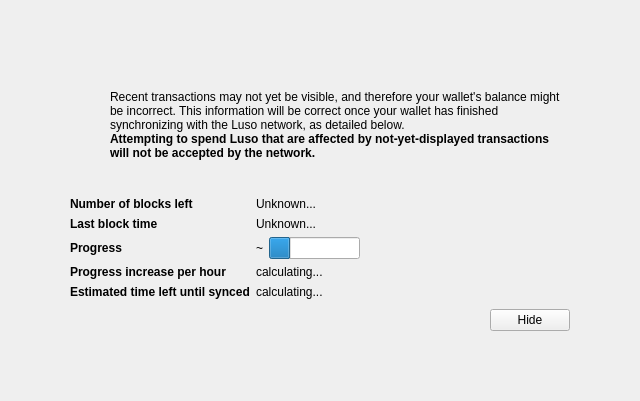
<?xml version="1.0" encoding="UTF-8"?>
<ui version="4.0">
 <class>ModalOverlay</class>
 <widget class="ModalOverlay" name="ModalOverlay">
  <property name="geometry">
   <rect>
    <x>0</x>
    <y>0</y>
    <width>640</width>
    <height>401</height>
   </rect>
  </property>
  <property name="windowTitle">
   <string>Form</string>
  </property>
  <layout class="QVBoxLayout" name="verticalLayout" stretch="0">
   <property name="sizeConstraint">
    <enum>QLayout::SetDefaultConstraint</enum>
   </property>
   <property name="leftMargin">
    <number>0</number>
   </property>
   <property name="topMargin">
    <number>0</number>
   </property>
   <property name="rightMargin">
    <number>0</number>
   </property>
   <property name="bottomMargin">
    <number>0</number>
   </property>
   <item>
    <widget class="QWidget" name="bgWidget" native="true">
     <property name="styleSheet">
      <string notr="true"/>
     </property>
     <layout class="QVBoxLayout" name="verticalLayoutMain" stretch="0">
      <property name="leftMargin">
       <number>60</number>
      </property>
      <property name="topMargin">
       <number>60</number>
      </property>
      <property name="rightMargin">
       <number>60</number>
      </property>
      <property name="bottomMargin">
       <number>60</number>
      </property>
      <item>
       <widget class="QWidget" name="contentWidget" native="true">
        <property name="styleSheet">
         <string notr="true"/>
        </property>
        <layout class="QVBoxLayout" name="verticalLayoutSub" stretch="1,0,0,0,0">
         <property name="spacing">
          <number>0</number>
         </property>
         <property name="leftMargin">
          <number>10</number>
         </property>
         <property name="topMargin">
          <number>10</number>
         </property>
         <property name="rightMargin">
          <number>10</number>
         </property>
         <property name="bottomMargin">
          <number>10</number>
         </property>
         <item>
          <layout class="QHBoxLayout" name="horizontalLayoutIconText" stretch="0,1">
           <property name="topMargin">
            <number>20</number>
           </property>
           <item>
            <layout class="QVBoxLayout" name="verticalLayoutIcon">
             <property name="leftMargin">
              <number>0</number>
             </property>
             <item>
              <widget class="QPushButton" name="warningIcon">
               <property name="enabled">
                <bool>false</bool>
               </property>
               <property name="text">
                <string/>
               </property>
               <property name="icon">
                <iconset>
                 <normaloff>:/icons/warning</normaloff>
                 <disabledoff>:/icons/warning</disabledoff>:/icons/warning</iconset>
               </property>
               <property name="iconSize">
                <size>
                 <width>48</width>
                 <height>48</height>
                </size>
               </property>
               <property name="flat">
                <bool>true</bool>
               </property>
              </widget>
             </item>
             <item>
              <spacer name="verticalSpacerWarningIcon">
               <property name="orientation">
                <enum>Qt::Vertical</enum>
               </property>
               <property name="sizeHint" stdset="0">
                <size>
                 <width>20</width>
                 <height>40</height>
                </size>
               </property>
              </spacer>
             </item>
            </layout>
           </item>
           <item>
            <layout class="QVBoxLayout" name="verticalLayoutInfoText">
             <property name="leftMargin">
              <number>0</number>
             </property>
             <property name="topMargin">
              <number>0</number>
             </property>
             <item>
              <widget class="QLabel" name="infoText">
               <property name="text">
                <string>Recent transactions may not yet be visible, and therefore your wallet's balance might be incorrect. This information will be correct once your wallet has finished synchronizing with the Luso network, as detailed below.</string>
               </property>
               <property name="textFormat">
                <enum>Qt::RichText</enum>
               </property>
               <property name="wordWrap">
                <bool>true</bool>
               </property>
              </widget>
             </item>
             <item>
              <widget class="QLabel" name="infoTextStrong">
               <property name="font">
                <font>
                 <weight>75</weight>
                 <bold>true</bold>
                </font>
               </property>
               <property name="text">
                <string>Attempting to spend Luso that are affected by not-yet-displayed transactions will not be accepted by the network.</string>
               </property>
               <property name="textFormat">
                <enum>Qt::RichText</enum>
               </property>
               <property name="wordWrap">
                <bool>true</bool>
               </property>
              </widget>
             </item>
             <item>
              <spacer name="verticalSpacerInTextSpace">
               <property name="orientation">
                <enum>Qt::Vertical</enum>
               </property>
               <property name="sizeHint" stdset="0">
                <size>
                 <width>20</width>
                 <height>40</height>
                </size>
               </property>
              </spacer>
             </item>
            </layout>
           </item>
          </layout>
         </item>
         <item>
          <spacer name="verticalSpacerAfterText">
           <property name="orientation">
            <enum>Qt::Vertical</enum>
           </property>
           <property name="sizeHint" stdset="0">
            <size>
             <width>20</width>
             <height>40</height>
            </size>
           </property>
          </spacer>
         </item>
         <item>
          <layout class="QFormLayout" name="formLayout">
           <property name="fieldGrowthPolicy">
            <enum>QFormLayout::FieldsStayAtSizeHint</enum>
           </property>
           <property name="horizontalSpacing">
            <number>6</number>
           </property>
           <property name="verticalSpacing">
            <number>6</number>
           </property>
           <property name="topMargin">
            <number>10</number>
           </property>
           <item row="0" column="0">
            <widget class="QLabel" name="labelNumberOfBlocksLeft">
             <property name="font">
              <font>
               <weight>75</weight>
               <bold>true</bold>
              </font>
             </property>
             <property name="text">
              <string>Number of blocks left</string>
             </property>
            </widget>
           </item>
           <item row="0" column="1">
            <widget class="QLabel" name="numberOfBlocksLeft">
             <property name="text">
              <string>Unknown...</string>
             </property>
            </widget>
           </item>
           <item row="1" column="0">
            <widget class="QLabel" name="labelLastBlockTime">
             <property name="font">
              <font>
               <weight>75</weight>
               <bold>true</bold>
              </font>
             </property>
             <property name="text">
              <string>Last block time</string>
             </property>
            </widget>
           </item>
           <item row="1" column="1">
            <widget class="QLabel" name="newestBlockDate">
             <property name="sizePolicy">
              <sizepolicy hsizetype="Maximum" vsizetype="Preferred">
               <horstretch>0</horstretch>
               <verstretch>0</verstretch>
              </sizepolicy>
             </property>
             <property name="text">
              <string>Unknown...</string>
             </property>
            </widget>
           </item>
           <item row="2" column="0">
            <widget class="QLabel" name="labelSyncDone">
             <property name="font">
              <font>
               <weight>75</weight>
               <bold>true</bold>
              </font>
             </property>
             <property name="text">
              <string>Progress</string>
             </property>
            </widget>
           </item>
           <item row="2" column="1">
            <layout class="QHBoxLayout" name="horizontalLayoutSync" stretch="0,1">
             <item>
              <widget class="QLabel" name="percentageProgress">
               <property name="text">
                <string>~</string>
               </property>
              </widget>
             </item>
             <item>
              <widget class="QProgressBar" name="progressBar">
               <property name="value">
                <number>24</number>
               </property>
               <property name="format">
                <string/>
               </property>
              </widget>
             </item>
            </layout>
           </item>
           <item row="4" column="0">
            <widget class="QLabel" name="labelProgressIncrease">
             <property name="font">
              <font>
               <weight>75</weight>
               <bold>true</bold>
              </font>
             </property>
             <property name="text">
              <string>Progress increase per hour</string>
             </property>
            </widget>
           </item>
           <item row="4" column="1">
            <widget class="QLabel" name="progressIncreasePerH">
             <property name="text">
              <string>calculating...</string>
             </property>
            </widget>
           </item>
           <item row="5" column="0">
            <widget class="QLabel" name="labelEstimatedTimeLeft">
             <property name="font">
              <font>
               <weight>75</weight>
               <bold>true</bold>
              </font>
             </property>
             <property name="text">
              <string>Estimated time left until synced</string>
             </property>
            </widget>
           </item>
           <item row="5" column="1">
            <widget class="QLabel" name="expectedTimeLeft">
             <property name="text">
              <string>calculating...</string>
             </property>
            </widget>
           </item>
          </layout>
         </item>
         <item>
          <layout class="QHBoxLayout" name="horizontalLayoutButtons">
           <property name="leftMargin">
            <number>10</number>
           </property>
           <property name="topMargin">
            <number>10</number>
           </property>
           <item>
            <spacer name="horizontalSpacer">
             <property name="orientation">
              <enum>Qt::Horizontal</enum>
             </property>
             <property name="sizeHint" stdset="0">
              <size>
               <width>40</width>
               <height>20</height>
              </size>
             </property>
            </spacer>
           </item>
           <item>
            <widget class="QPushButton" name="closeButton">
             <property name="text">
              <string>Hide</string>
             </property>
            </widget>
           </item>
          </layout>
         </item>
         <item>
          <layout class="QVBoxLayout" name="verticalLayout_2">
           <item>
            <spacer name="verticalSpacer">
             <property name="orientation">
              <enum>Qt::Vertical</enum>
             </property>
             <property name="sizeHint" stdset="0">
              <size>
               <width>20</width>
               <height>40</height>
              </size>
             </property>
            </spacer>
           </item>
          </layout>
         </item>
        </layout>
       </widget>
      </item>
     </layout>
    </widget>
   </item>
  </layout>
 </widget>
 <customwidgets>
  <customwidget>
   <class>ModalOverlay</class>
   <extends>QWidget</extends>
   <header>modaloverlay.h</header>
   <container>1</container>
  </customwidget>
 </customwidgets>
 <resources/>
 <connections/>
</ui>
